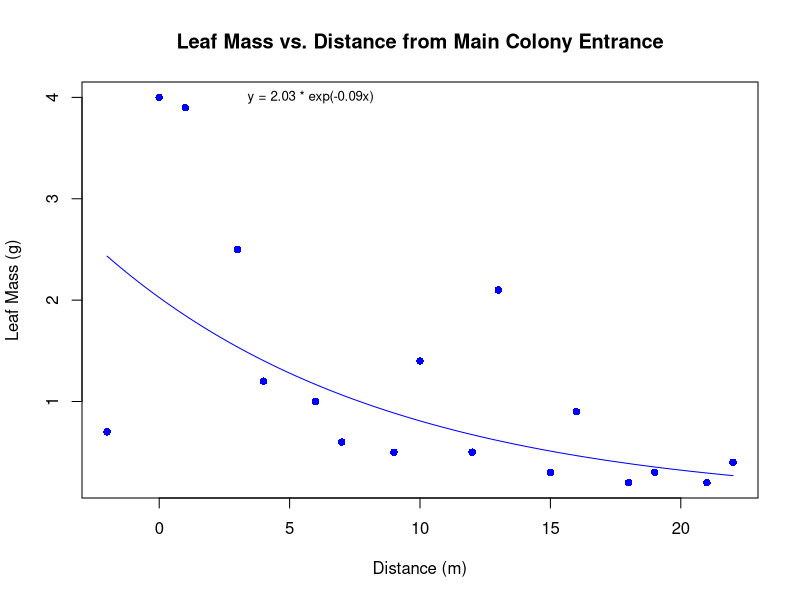
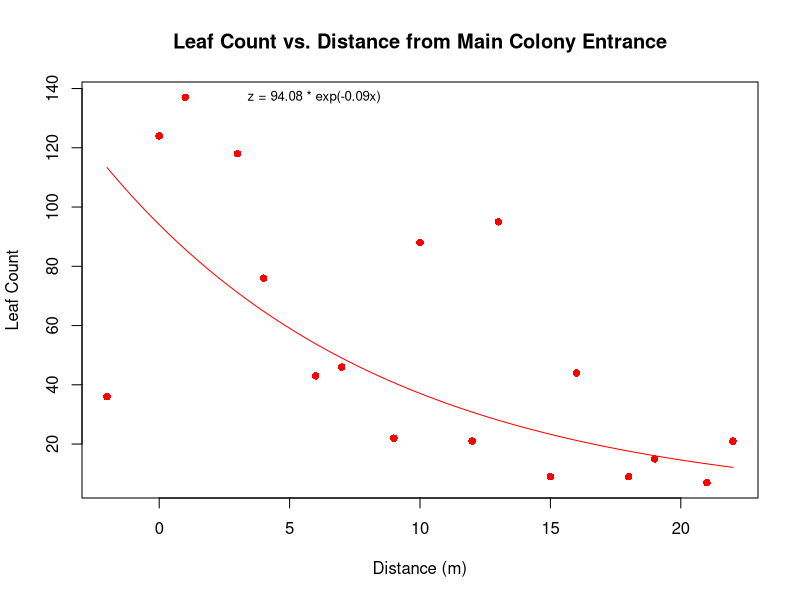

Generate these figures, in order, with R:
## ---- chunk 1
# vector x (distance from main colony entrance)
x <- c(0, 6, 12, 18, 3, 9, 15, 21, 1, 7, 13, 19, -2, 4, 10, 16, 22)

# vector y (leaf pass in quadrat)
y <- c(4, 1, 0.5, 0.2, 2.5, 0.5, 0.3, 0.2, 3.9, 0.6, 2.1, 0.3, 0.7, 1.2, 1.4, 0.9, 0.4)

# vector z (leaf count in quadrat)
z <- c(124, 43, 21,  9, 118, 22, 9, 7, 137, 46, 95, 15, 36, 76, 88, 44,  21)

## ---- chunk 2
#create a data  frame
data <- data.frame(x = x, y = y, z = z, d = y/z)

# Use order to get the indices that would sort the data frame by x
order_indices <- order(data$x)

# Use the indices to reorder the data frame
sorted_data <- data[order_indices, ]
# Display the sorted data frame
print(sorted_data)
## ---- chunk 3
#change row headers
colnames(sorted_data) <-
c("Distance (m)", "Leaf Mass (g)", "Leaf Count", "Average Mass per Leaf")
#remove indices on the left side
print(sorted_data, row.names = FALSE)

## ---- chunk 4
plot(x, y, main = "Leaf Mass vs. Distance from Main Colony Entrance", xlab = "Distance (m)", ylab = "Leaf Mass (g)", col = "blue", pch = 16)

#Add an exponential line of best fit
fit <- lm(log(y) ~ x)

# Generate predicted values for the exponential fit
x_pred <- seq(min(x), max(x), length.out = 100)
y_pred <- exp(predict(fit, newdata = data.frame(x = x_pred)))

# Add the exponential line to the plot
lines(x_pred, y_pred, col = "blue", type = "l")

#add the equation of best fit
# Extract coefficients and transform back from log scale
a <- exp(coef(fit)[1])
b <- coef(fit)[2]

# Print the equation on the plot
eq <- sprintf("y = %.2f * exp(%.2fx)", a, b)
text(3, max(y), eq, pos = 4, col = "black", cex = 0.8)
## ---- chunk 5
plot(x, z, main = "Leaf Count vs. Distance from Main Colony Entrance", xlab = "Distance (m)", ylab = "Leaf Count", col = "red", pch = 16)
fit <- lm(log(z) ~ x)
x_pred <- seq(min(x), max(x), length.out = 100)
z_pred <- exp(predict(fit, newdata = data.frame(x = x_pred)))
lines(x_pred, z_pred, col = "red", type = "l")
a <- exp(coef(fit)[1])
b <- coef(fit)[2]
eq <- sprintf("z = %.2f * exp(%.2fx)", a, b)
text(3, max(z), eq, pos = 4, col = "black", cex = 0.8)
